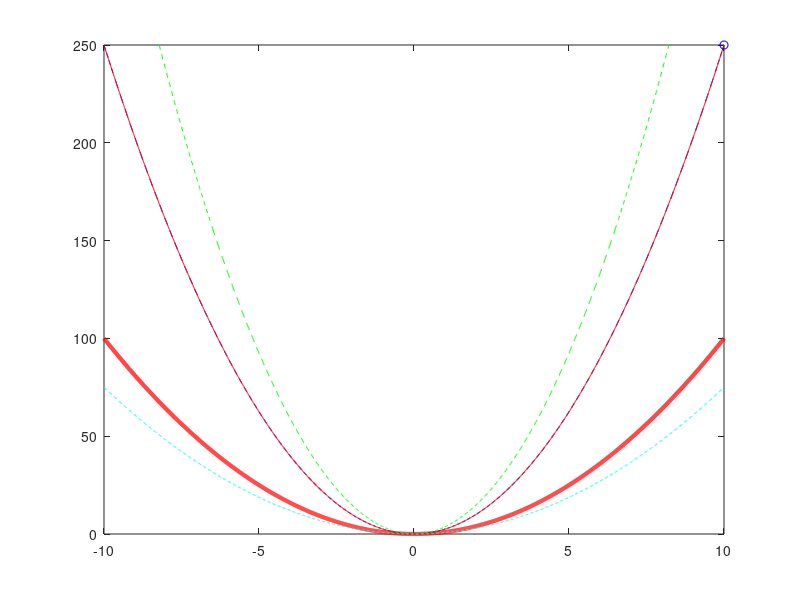

Here is the MATLAB script that generated this plot: (Note: this script raises an error after producing the figure.)
%% Juan Carlos Garfias Tovar A01652138

%% Actividad 1
x= -10:0.01:10;
y=x.^2;
plot(x,y,'-r','LineWidth',3)

hold on
y=2.5*x.^2;
plot(x,y,'b--');
comet(x,y)%gracica de manera animada, funciona para 2D

y= 3.7 * x.^2;
plot(x,y,'g--');
%comet(x,y)

y=0.75*x.^2;
plot(x,y,'c--');
%comet(x,y)

y=0.50*x.^2;
plot(x,y,'K--')
%comet(x,y)

title('Ejemplo 1');
xlabel('Eje x');
ylabel('Eje y');
legend('x^2','2.5*x.^2','3.7 * x.^2','0.75*x.^2','0.50*x.^2');
hold off

%%Actividad 2

